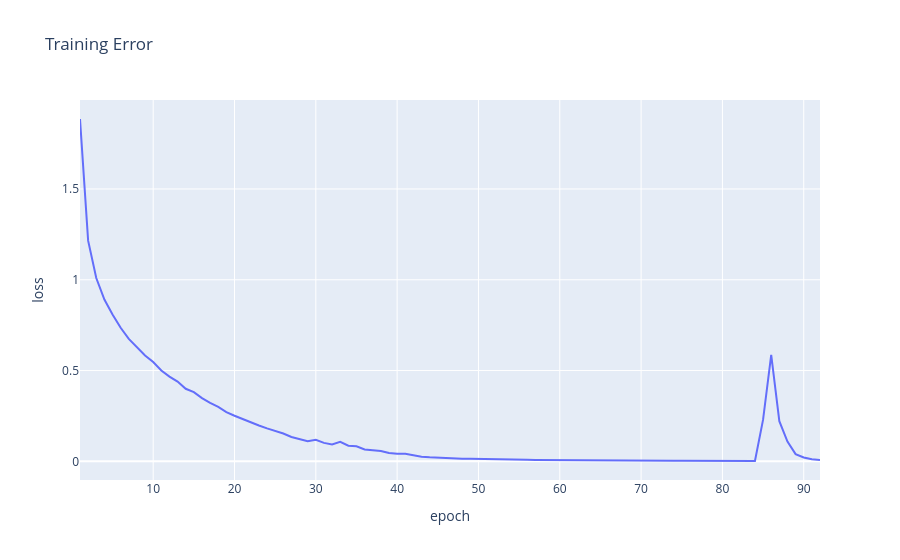

The code cell stored with this chart in its notebook:
### Markdown cell above
<!-- BEGIN QUESTION -->

### Code cell
X_train_rotated_sc = scaler.transform(X_train_rotated)
X_test_secret_sc = scaler.transform(X_test_secret)

if load_saved_models:
  model_rotated = joblib.load('mlp_fashionmnist_rotated_model.joblib')
else:
  # TODO: initialize and train a new model on the rotated images
    model_rotated = MLPClassifier(
        hidden_layer_sizes=(100, 50),
        max_iter=100,
        random_state=42
    )

    # ✅ Train on rotated images
    model_rotated.fit(X_train_rotated_sc, y_train_augmented)
    
    if save_models:
        joblib.dump(model_rotated, "mlp_fashionmnist_rotated_model.joblib")
        print("Rotated model saved to disk.")

print(f"Training accuracy (training on rotated images): {model_rotated.score(X_train_rotated_sc, y_train_augmented):.3f}")
print(f"Test accuracy (original): {model.score(X_test_sc, y_test):.3f}")
print(f"Test accuracy (training on rotated images): {model_rotated.score(X_test_secret_sc, y_test_secret):.3f}")

loss_df = pd.DataFrame({
    'epoch': range(1, len(model_rotated.loss_curve_) + 1),
    'loss': model_rotated.loss_curve_
})
loss_df.plot(x='epoch', y='loss', title="Training Error")

### Figure 1 — Plotly figure (JSON) as saved in the notebook; plotly's stock layout.template omitted (floating-point values rounded to 4 significant figures)
{"data": [{"hovertemplate": "epoch=%{x}<br>loss=%{y}<extra></extra>", "line": {"dash": "solid", "color": "#636efa"}, "type": "scatter", "legendgroup": "", "showlegend": false, "marker": {"symbol": "circle"}, "yaxis": "y", "x": [1, 2, 3, 4, 5, 6, 7, 8, 9, 10, 11, 12, 13, 14, 15, 16, 17, 18, 19, 20, 21, 22, 23, 24, 25, 26, 27, 28, 29, 30, 31, 32, 33, 34, 35, 36, 37, 38, 39, 40, 41, 42, 43, 44, 45, 46, 47, 48, 49, 50, 51, 52, 53, 54, 55, 56, 57, 58, 59, 60, 61, 62, 63, 64, 65, 66, 67, 68, 69, 70, 71, 72, 73, 74, 75, 76, 77, 78, 79, 80, 81, 82, 83, 84, 85, 86, 87, 88, 89, 90, 91, 92], "y": [1.885, 1.215, 1.009, 0.8913, 0.8085, 0.7356, 0.674, 0.6294, 0.5833, 0.5466, 0.5003, 0.4668, 0.4392, 0.3996, 0.3814, 0.348, 0.3216, 0.3002, 0.2713, 0.2511, 0.2318, 0.2133, 0.1976, 0.1814, 0.1692, 0.1534, 0.1344, 0.1223, 0.1105, 0.1189, 0.1018, 0.09287, 0.107, 0.08584, 0.0831, 0.06541, 0.06021, 0.05747, 0.04625, 0.04168, 0.04138, 0.03299, 0.02558, 0.02235, 0.01986, 0.018, 0.01661, 0.01498, 0.0145, 0.01419, 0.01212, 0.0108, 0.01, 0.009451, 0.008674, 0.008549, 0.007574, 0.007092, 0.006763, 0.006322, 0.005896, 0.005606, 0.00534, 0.005035, 0.004684, 0.004496, 0.004221, 0.00399, 0.003792, 0.003601, 0.003445, 0.003292, 0.003137, 0.003003, 0.002849, 0.002695, 0.002632, 0.002504, 0.002359, 0.002319, 0.002181, 0.002092, 0.002032, 0.001945, 0.2293, 0.5864, 0.221, 0.1087, 0.03968, 0.02131, 0.01119, 0.007469], "mode": "lines", "xaxis": "x", "orientation": "v", "name": ""}], "layout": {"legend": {"tracegroupgap": 0.0}, "title": {"text": "Training Error"}, "xaxis": {"title": {"text": "epoch"}, "anchor": "y", "domain": [0.0, 1.0]}, "yaxis": {"title": {"text": "loss"}, "anchor": "x", "domain": [0.0, 1.0]}}}
